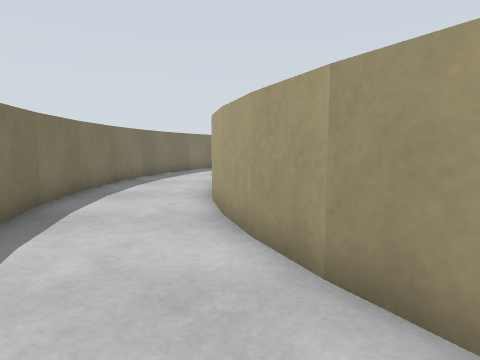
[1] (above)

16 first-person views from a walk through a world built for the Gazebo simulator. The camera is 0.63 m above the floor, tilts 6° down and sees 75° across. The floor is counted in squares, 0.5 m on a side. Each view is taken from the middle of a square. On the plan, view 1 faces up. The plan holds only what a view shows up to about 14 squares ahead; the rest is blank. The place goes on beyond the plan.

[2]
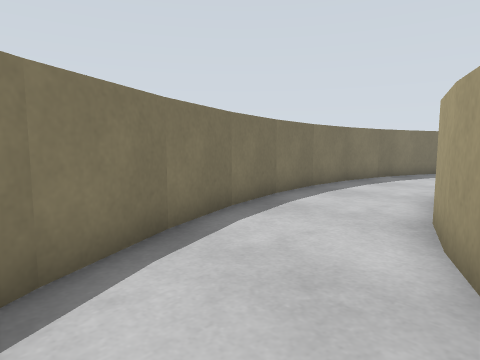

[3]
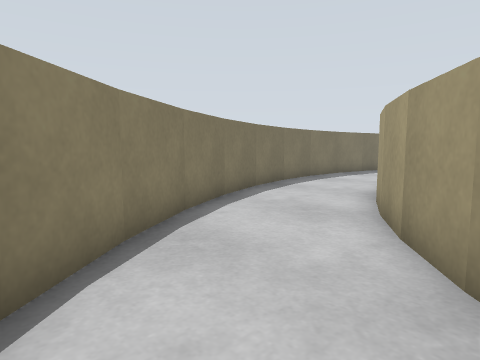

[4]
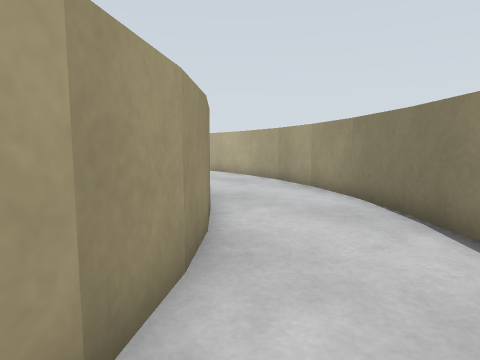

[5]
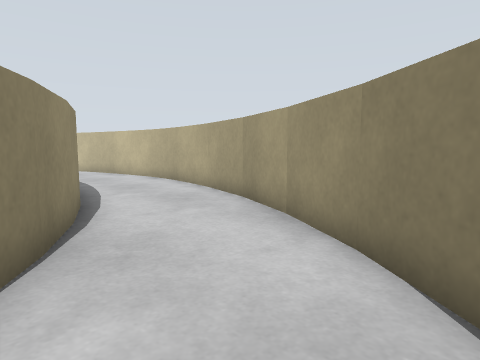

[6]
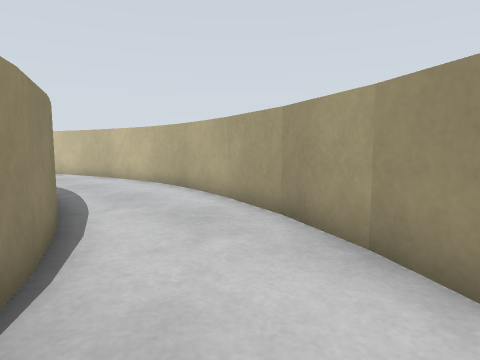

[7]
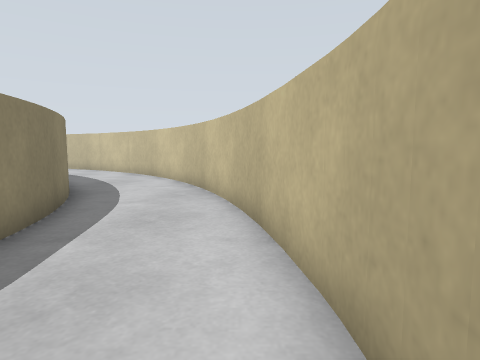

[8]
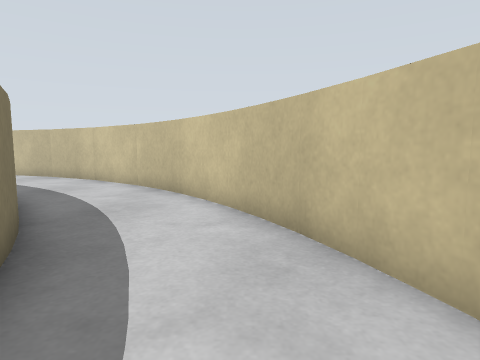

[9]
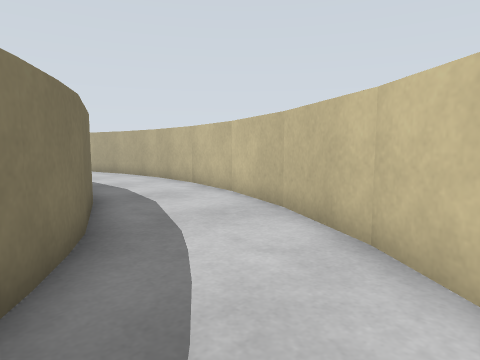

[10]
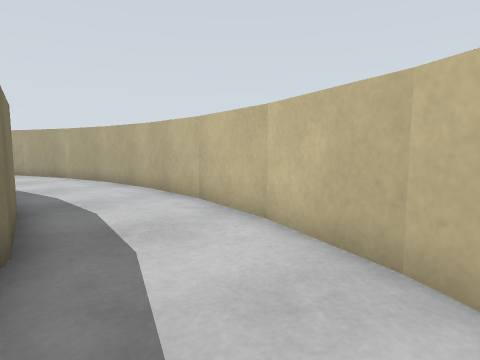

[11]
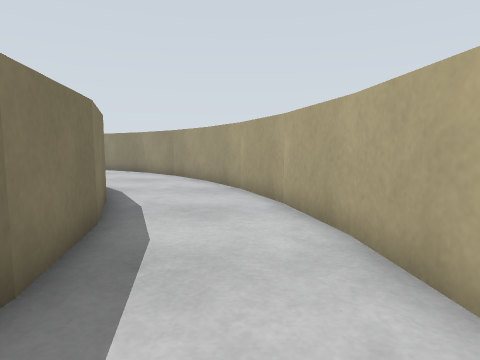

[12]
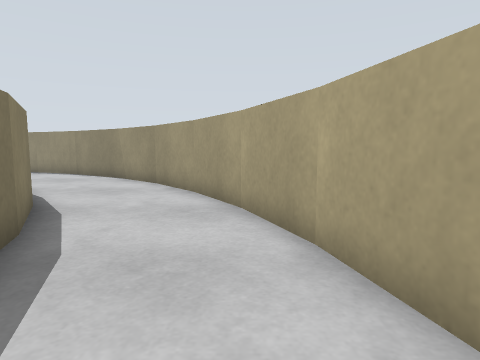

[13]
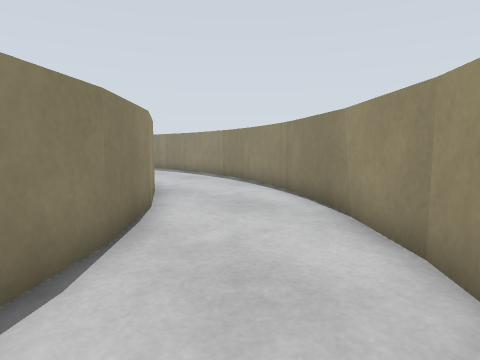

[14]
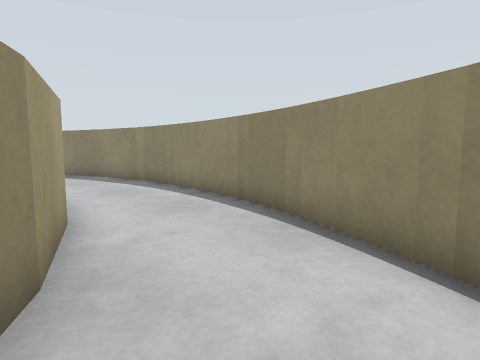

[15]
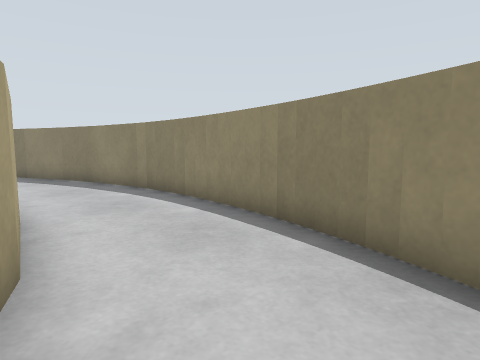

[16]
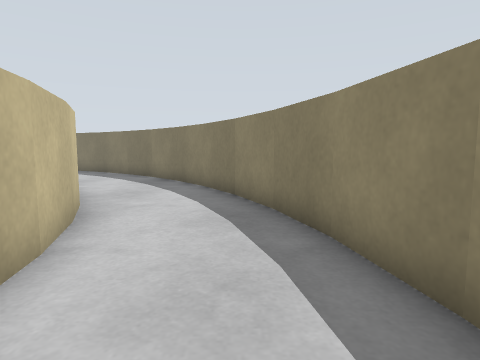

### Floor plan
Points are (right, up) in squares from view 1. A wall is a line through its corners. A room is listed if a view was taken in it or the views show most of it. See-through windows are left out.
Room 1 (views 1, 2, 3, 4, 5, 6, 7, 8, 9, 10, 11, 12, 13, 14, 15, 16)
walls: (25.5, 17.7) (26.9, 15.3); (23.9, 19.7) (25, 18.3); (26.8, 15.4) (27.7, 13); (28.8, 19.7) (27.1, 21.9); (27.2, 21.8) (25.1, 23.8); (30.1, 17.4) (28.7, 19.8); (22, 21.3) (24, 19.6); (27.7, 13.1) (28.1, 10.4); (25.2, 23.7) (22.7, 25.4); (31, 14.9) (30, 17.5); (19.8, 22.7) (22.1, 21.3); (31.6, 12.4) (31, 15); (22.9, 25.3) (21.5, 26); (21.6, 26) (18.4, 27.2); (31.8, 9.6) (31.6, 12.5); (17.4, 23.6) (19.9, 22.6); (28.1, 7.9) (27.6, 5.2); (18.6, 27.1) (16.6, 27.6); (31.7, 7.1) (31.8, 9.8); (14.8, 24) (17.5, 23.5); (27.7, 5.4) (26.6, 2.8) (25.3, 0.8); (16.7, 27.5) (14.7, 27.8); (31.2, 4.4) (31.7, 7.2); (14.8, 27.7) (12.7, 27.8); (12.8, 27.7) (12.2, 27.7); (30.3, 1.9) (31.2, 4.5); (10.3, 23.6) (11.3, 23.8); (12.3, 27.8) (9.6, 27.3); (8.7, 23.1) (10.5, 23.7); (29, -0.5) (30.3, 2.1); (9.7, 27.3) (7.6, 26.7); (7.2, 22.5) (8.8, 23.2); (7.8, 26.7) (5.7, 25.9); (22.3, -2.2) (19.9, -3.7) (17.8, -4.4); (27.3, -2.6) (29, -0.4); (5.9, 25.9) (3.9, 24.8); (25.4, -4.4) (27.4, -2.7); (4, 24.9) (2.3, 23.7) (0.7, 22.3) (-0.1, 21.4); (17.9, -4.5) (16.1, -4.7); (23.5, -5.8) (25.6, -4.4); (21.4, -6.9) (23.7, -5.8); (18.1, -8.1) (21.6, -6.9); (10.3, -4.6) (9.8, -4.5); (9.8, -4.6) (7.5, -3.6); (16.9, -8.3) (18.3, -8); (7.7, -3.7) (6.1, -2.9); (6.2, -2.9) (5.4, -2.4); (-0.3, 5.8) (-0.7, 7.5); (4.9, -2) (3.5, -0.9); (0.2, 4.2) (-0.3, 5.9); (3.6, -0.9) (2.5, 0.3); (14.1, -8.8) (17.1, -8.4); (0.9, 2.8) (0.1, 4.4); (2.5, 0.2) (1.6, 1.5); (1.6, 1.4) (0.8, 3); (-3.6, 15.4) (-4.2, 13.2); (11.6, -8.7) (14.3, -8.8); (-4.1, 13.4) (-4.5, 11.2); (10.5, -8.4) (11.8, -8.7); (-4.5, 11.3) (-4.5, 8.9); (7.5, -7.7) (10.5, -8.5); (-4.6, 9) (-4.3, 6.7); (-4.4, 6.9) (-3.8, 4.6); (3.6, -5.7) (5.5, -6.8) (7.6, -7.7); (-3.9, 4.7) (-3.1, 2.6); (1.9, -4.3) (3.7, -5.7); (-3.2, 2.6) (-2.2, 0.6); (0.5, -3) (2, -4.4); (-2.2, 0.7) (-1, -1.2) (0.2, -2.7)

Where each view was taken, in squares from view 1:
view 1: 0 up, 0 right, facing up
view 2: 0 up, 1 right, facing up-left
view 3: 3 down, 3 right, facing up-left
view 4: 2 up, 0 right, facing down-right
view 5: 2 down, 2 right, facing down-right
view 6: 3 down, 4 right, facing down-right
view 7: 8 down, 12 right, facing right
view 8: 6 down, 17 right, facing right
view 9: 2 down, 25 right, facing up-right
view 10: 1 up, 27 right, facing up-right
view 11: 8 up, 30 right, facing up
view 12: 11 up, 30 right, facing up
view 13: 18 up, 28 right, facing up-left
view 14: 22 up, 23 right, facing up-left
view 15: 23 up, 21 right, facing up-left
view 16: 26 up, 14 right, facing left
